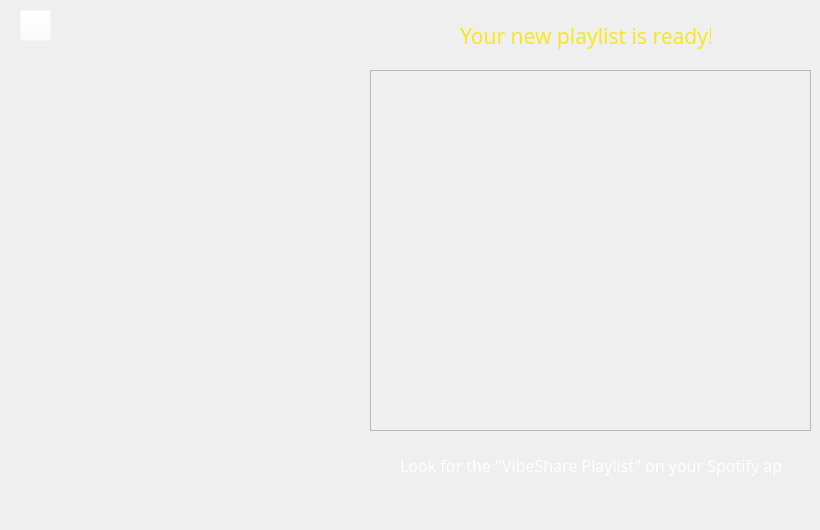
       <widget class="QWidget" name="createArtistLoadingPage">
        <widget class="QFrame" name="frame_2">
         <property name="geometry">
          <rect>
           <x>370</x>
           <y>70</y>
           <width>441</width>
           <height>361</height>
          </rect>
         </property>
         <property name="styleSheet">
          <string notr="true">image: url(:/images/Media/vpLocation_5.png);</string>
         </property>
         <property name="frameShape">
          <enum>QFrame::StyledPanel</enum>
         </property>
         <property name="frameShadow">
          <enum>QFrame::Raised</enum>
         </property>
        </widget>
        <widget class="QLabel" name="label">
         <property name="geometry">
          <rect>
           <x>460</x>
           <y>20</y>
           <width>251</width>
           <height>31</height>
          </rect>
         </property>
         <property name="font">
          <font>
           <family>Humnst777 BT</family>
           <pointsize>16</pointsize>
          </font>
         </property>
         <property name="styleSheet">
          <string notr="true">color: rgb(248, 231, 28);</string>
         </property>
         <property name="text">
          <string>Your new playlist is ready!</string>
         </property>
        </widget>
        <widget class="QLabel" name="label_2">
         <property name="geometry">
          <rect>
           <x>400</x>
           <y>410</y>
           <width>381</width>
           <height>111</height>
          </rect>
         </property>
         <property name="font">
          <font>
           <family>Humnst777 BT</family>
           <pointsize>12</pointsize>
          </font>
         </property>
         <property name="styleSheet">
          <string notr="true">color: rgb(255, 255, 255);</string>
         </property>
         <property name="text">
          <string>Look for the &quot;VibeShare Playlist&quot; on your Spotify app</string>
         </property>
        </widget>
        <widget class="QFrame" name="homeButtonFrame_13">
         <property name="geometry">
          <rect>
           <x>10</x>
           <y>0</y>
           <width>51</width>
           <height>51</height>
          </rect>
         </property>
         <property name="styleSheet">
          <string notr="true">background-color: rgba(255, 255, 255, 0);</string>
         </property>
         <property name="frameShape">
          <enum>QFrame::StyledPanel</enum>
         </property>
         <property name="frameShadow">
          <enum>QFrame::Raised</enum>
         </property>
         <widget class="QPushButton" name="homeButton_calp">
          <property name="geometry">
           <rect>
            <x>10</x>
            <y>10</y>
            <width>31</width>
            <height>31</height>
           </rect>
          </property>
          <property name="styleSheet">
           <string notr="true">QPushButton{
	image: url(:/icons/Media/icons/home_btn.png);
	background-color: rgba(255, 255, 255, 0);
}

QPushButton:hover{
	image: url(:/icons/Media/icons/home_btn.png);
	background-color: rgba(255, 255, 255, 0);
	border-style: none;
	border-radius: 40px;
}</string>
          </property>
          <property name="text">
           <string/>
          </property>
         </widget>
        </widget>
       </widget>
